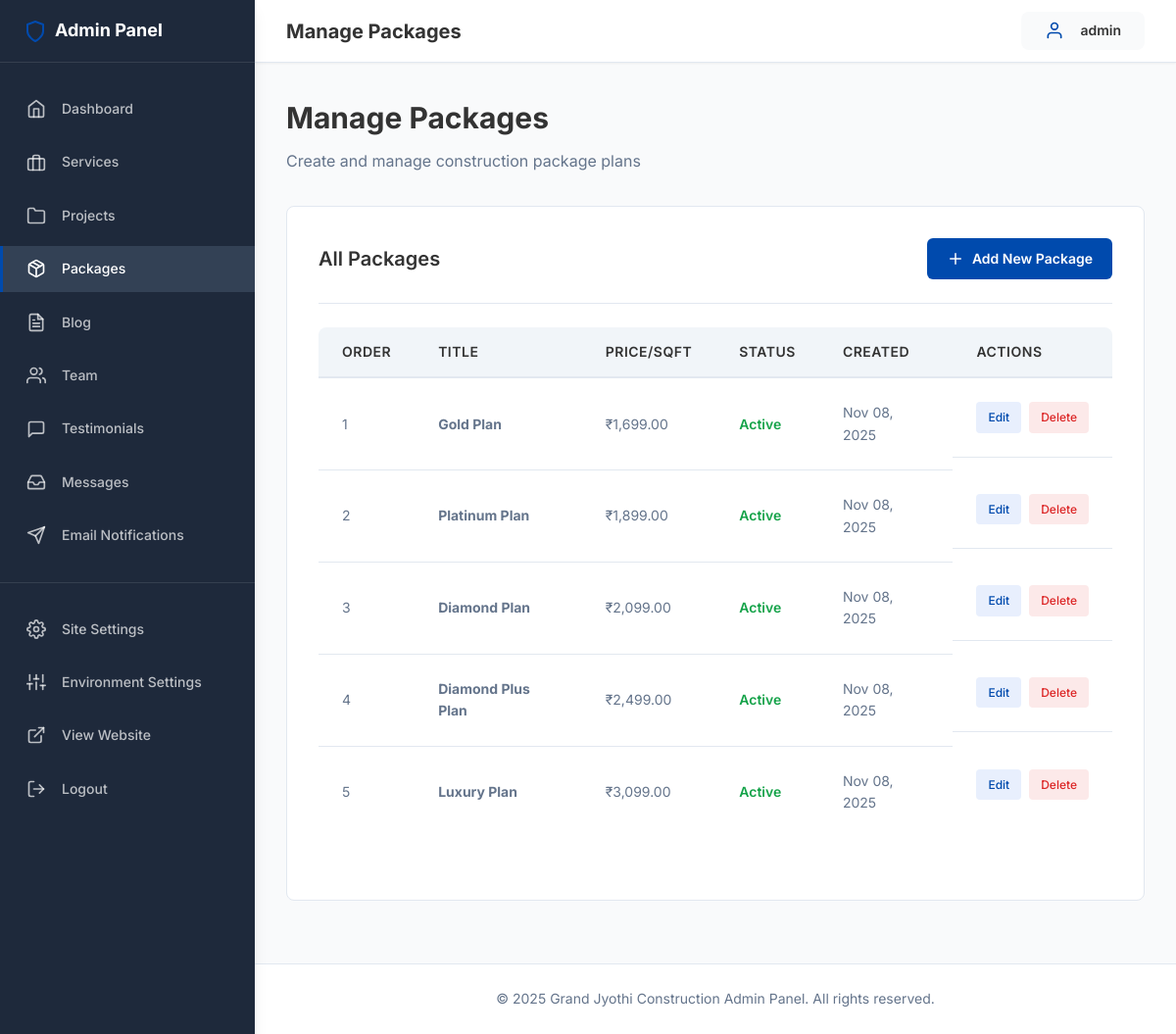
Screenshot of /admin/packages.php (signed in) with the database file from the repository.
### tables this page shows
CREATE TABLE IF NOT EXISTS packages (
    id INT AUTO_INCREMENT PRIMARY KEY,
    title VARCHAR(255) NOT NULL,
    price_per_sqft DECIMAL(10,2) NOT NULL,
    description TEXT,
    features TEXT NOT NULL,
    notes TEXT,
    is_active TINYINT(1) DEFAULT 1,
    display_order INT DEFAULT 0,
    created_at TIMESTAMP DEFAULT CURRENT_TIMESTAMP,
    updated_at TIMESTAMP DEFAULT CURRENT_TIMESTAMP ON UPDATE CURRENT_TIMESTAMP,
    INDEX idx_active (is_active),
    INDEX idx_order (display_order)
);

### includes/db.php (called while the page is built, shortened)
<?php
function getDbConnection(): PDO
{
    static $pdo = null;
    if ($pdo === null) {
        $dsn = sprintf(
            'mysql:host=%s;dbname=%s;charset=%s',
            DB_HOST,
            DB_NAME,
            DB_CHARSET
        );
        $options = [
            PDO::ATTR_ERRMODE            => PDO::ERRMODE_EXCEPTION,
            PDO::ATTR_DEFAULT_FETCH_MODE => PDO::FETCH_ASSOC,
            PDO::ATTR_EMULATE_PREPARES   => false,
            PDO::ATTR_PERSISTENT         => false,
        ];
        try {
            $pdo = new PDO($dsn, DB_USER, DB_PASS, $options);
        } catch (PDOException $e) {
            error_log('Database Connection Error: ' . $e->getMessage());
            die('Database connection failed. Please try again later.');
        }
    }
    return $pdo;
}
function executeQuery(string $sql, array $params = []): PDOStatement
{
    $pdo = getDbConnection();
    $stmt = $pdo->prepare($sql);
    $stmt->execute($params);
    return $stmt;
}
function sanitizeOutput($data): string
{
    return htmlspecialchars((string)$data, ENT_QUOTES, 'UTF-8');
}

### admin/packages.php (the view, shortened to what this page needs)
<?php
require_once __DIR__ . '/../includes/db.php';
$action = $_GET['action'] ?? 'list';
$packages = [];
if ($action === 'list') {
    $packages = executeQuery("SELECT * FROM packages ORDER BY display_order ASC, price_per_sqft ASC")->fetchAll();
}
require_once __DIR__ . '/includes/admin_header.php';
?>
<div class="content-header">
    <h1>Manage Packages</h1>
    <p>Create and manage construction package plans</p>
</div>
<?php if ($action === 'list'): ?>
    <div class="card">
        <div class="card-header">
            <h2 class="card-title">All Packages</h2>
            <a href="?action=add" class="btn btn-primary">
                <i data-feather="plus"></i> Add New Package
            </a>
        </div>
        <?php if (empty($packages)): ?>
            <p>No packages found. <a href="?action=add">Add your first package</a>.</p>
        <?php else: ?>
            <div class="table-container">
                <table class="admin-table">
                    <thead>
                        <tr>
                            <th>Order</th>
                            <th>Title</th>
                            <th>Price/sqft</th>
                            <th>Status</th>
                            <th>Created</th>
                            <th>Actions</th>
                        </tr>
                    </thead>
                    <tbody>
                        <?php foreach ($packages as $pkg): ?>
                            <tr>
                                <td><?= sanitizeOutput($pkg['display_order']) ?></td>
                                <td><strong><?= sanitizeOutput($pkg['title']) ?></strong></td>
                                <td>₹<?= number_format((float)$pkg['price_per_sqft'], 2) ?></td>
                                <td>
                                    <?php if ($pkg['is_active']): ?>
                                        <span style="color: var(--admin-success); font-weight: 600;">Active</span>
                                    <?php else: ?>
                                        <span style="color: var(--admin-text-light);">Inactive</span>
                                    <?php endif; ?>
                                </td>
                                <td><?= date('M d, Y', strtotime($pkg['created_at'])) ?></td>
                                <td class="table-actions">
                                    <a href="?action=edit&id=<?= $pkg['id'] ?>" class="btn-edit">Edit</a>
                                    <a href="?action=delete&id=<?= $pkg['id'] ?>" class="btn-delete">Delete</a>
                                </td>
                            </tr>
                        <?php endforeach; ?>
                    </tbody>
                </table>
            </div>
        <?php endif; ?>
    </div>
<?php endif; ?>
<?php require_once __DIR__ . '/includes/admin_footer.php'; ?>

### assets/css/admin.css (style rules this page uses)
:root { --admin-primary: #004AAD; --admin-primary-hover: #003a8c; --admin-danger: #dc2626; --admin-danger-hover: #b91c1c; --admin-success: #16a34a; --admin-warning: #F7931E; --admin-text-dark: #333333; --admin-text-gray: #64748b; --admin-text-light: #94a3b8; --admin-bg-white: #ffffff; --admin-bg-light: #F9FAFB; --admin-bg-gray: #f1f5f9; --admin-border: #e2e8f0; --admin-sidebar-bg: #1e293b; --admin-sidebar-hover: #334155; --admin-topbar-height: 64px; --admin-sidebar-width: 260px; --admin-sidebar-collapsed: 70px; --shadow-sm: 0 1px 2px 0 rgba(0, 0, 0, 0.05); --shadow-md: 0 4px 6px -1px rgba(0, 0, 0, 0.1); --shadow-lg: 0 10px 15px -3px rgba(0, 0, 0, 0.1); --spacing-xs: 0.5rem; --spacing-sm: 1rem; --spacing-md: 1.5rem; --spacing-lg: 2rem; --spacing-xl: 3rem; --radius-sm: 4px; --radius-md: 6px; --radius-lg: 8px; --radius-xl: 12px; --font-base: 'Inter', -apple-system, BlinkMacSystemFont, 'Segoe UI', sans-serif; --font-size-xs: 0.75rem; --font-size-sm: 0.875rem; --font-size-base: 1rem; --font-size-lg: 1.125rem; --font-size-xl: 1.25rem; --font-size-2xl: 1.5rem; --font-size-3xl: 1.875rem; }
* { margin: 0; padding: 0; box-sizing: border-box; }
body { font-family: var(--font-base); font-size: var(--font-size-base); line-height: 1.6; color: var(--admin-text-dark); background-color: var(--admin-bg-light); -webkit-font-smoothing: antialiased; -moz-osx-font-smoothing: grayscale; }
.content-header { margin-bottom: var(--spacing-lg); }
.content-header h1 { font-size: var(--font-size-3xl); font-weight: 700; color: var(--admin-text-dark); margin-bottom: var(--spacing-xs); }
.content-header p { color: var(--admin-text-gray); font-size: var(--font-size-base); }
.card { background-color: var(--admin-bg-white); border: 1px solid var(--admin-border); border-radius: var(--radius-lg); padding: var(--spacing-lg); margin-bottom: var(--spacing-lg); }
.card-header { display: flex; justify-content: space-between; align-items: center; margin-bottom: var(--spacing-md); padding-bottom: var(--spacing-md); border-bottom: 1px solid var(--admin-border); }
.card-title { font-size: var(--font-size-xl); font-weight: 600; color: var(--admin-text-dark); }
.btn { display: inline-flex; align-items: center; gap: var(--spacing-xs); padding: 0.625rem 1.25rem; font-size: var(--font-size-sm); font-weight: 600; text-decoration: none; border-radius: var(--radius-md); border: none; cursor: pointer; transition: all 0.2s ease; text-align: center; }
.btn svg { width: 18px; height: 18px; }
.btn-primary { background-color: var(--admin-primary); color: white; }
.table-container { overflow-x: auto; margin-bottom: var(--spacing-lg); }
.admin-table { width: 100%; border-collapse: collapse; background-color: var(--admin-bg-white); border-radius: var(--radius-lg); overflow: hidden; }
.admin-table thead { background-color: var(--admin-bg-gray); }
.admin-table th { padding: 0.875rem var(--spacing-md); text-align: left; font-size: var(--font-size-sm); font-weight: 600; color: var(--admin-text-dark); text-transform: uppercase; letter-spacing: 0.5px; border-bottom: 2px solid var(--admin-border); }
.admin-table td { padding: var(--spacing-md); border-bottom: 1px solid var(--admin-border); font-size: var(--font-size-sm); color: var(--admin-text-gray); }
.admin-table tbody tr { transition: background-color 0.2s ease; }
.admin-table tbody tr:last-child td { border-bottom: none; }
.table-actions { display: flex; gap: var(--spacing-xs); white-space: nowrap; }
.table-actions a { padding: 0.375rem 0.75rem; font-size: var(--font-size-xs); border-radius: var(--radius-sm); text-decoration: none; font-weight: 500; transition: all 0.2s ease; }
.table-actions .btn-edit { background-color: rgba(37, 99, 235, 0.1); color: var(--admin-primary); }
.table-actions .btn-delete { background-color: rgba(220, 38, 38, 0.1); color: var(--admin-danger); }

### rows the page displays
packages: display_order "1", title "Gold Plan", price_per_sqft "1,699.00", is_active "Active", created_at "Nov 08, 2025"
packages: display_order "2", title "Platinum Plan", price_per_sqft "1,899.00", is_active "Active", created_at "Nov 08, 2025"
packages: display_order "3", title "Diamond Plan", price_per_sqft "2,099.00", is_active "Active", created_at "Nov 08, 2025"
packages: display_order "4", title "Diamond Plus Plan", price_per_sqft "2,499.00", is_active "Active", created_at "Nov 08, 2025"
packages: display_order "5", title "Luxury Plan", price_per_sqft "3,099.00", is_active "Active", created_at "Nov 08, 2025"

### other values shown
sanitizeOutput($page_title) "Manage Packages"
sanitizeOutput($_SESSION['admin_username'] ?? 'Admin') "admin"
